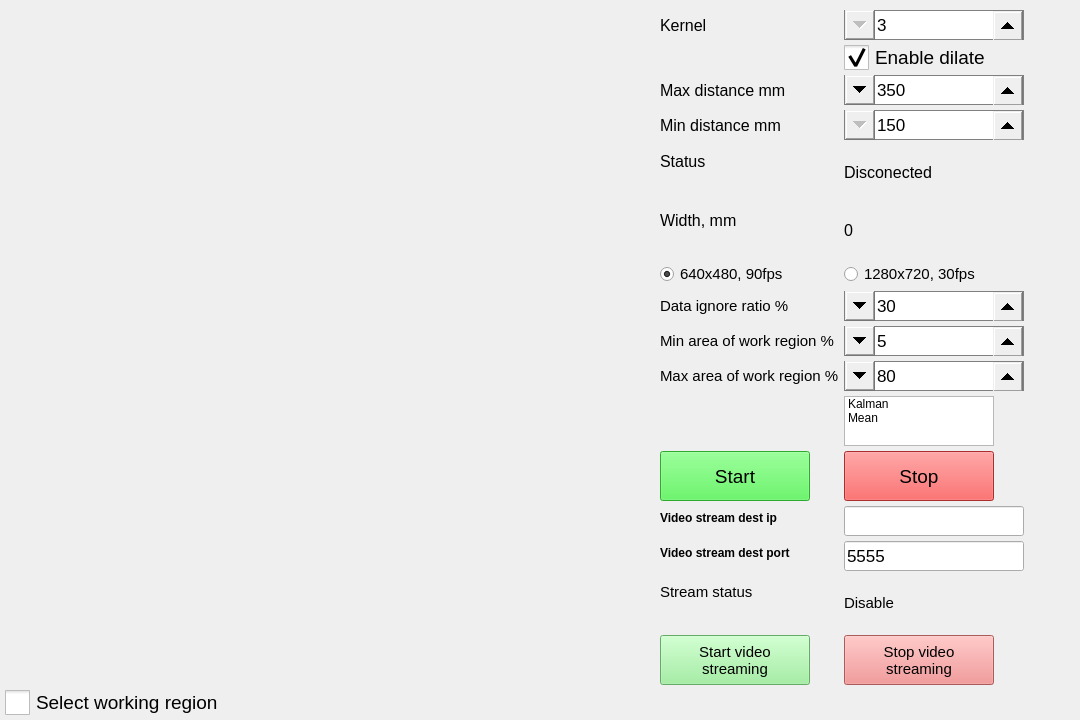
<?xml version="1.0" encoding="UTF-8"?>
<ui version="4.0">
 <class>Form</class>
 <widget class="QWidget" name="Form">
  <property name="geometry">
   <rect>
    <x>0</x>
    <y>0</y>
    <width>1080</width>
    <height>720</height>
   </rect>
  </property>
  <property name="minimumSize">
   <size>
    <width>1080</width>
    <height>720</height>
   </size>
  </property>
  <property name="maximumSize">
   <size>
    <width>1080</width>
    <height>720</height>
   </size>
  </property>
  <property name="windowTitle">
   <string>RealSense</string>
  </property>
  <layout class="QVBoxLayout" name="verticalLayout_2" stretch="0,0">
   <property name="spacing">
    <number>5</number>
   </property>
   <property name="leftMargin">
    <number>5</number>
   </property>
   <property name="topMargin">
    <number>5</number>
   </property>
   <property name="rightMargin">
    <number>5</number>
   </property>
   <property name="bottomMargin">
    <number>5</number>
   </property>
   <item>
    <layout class="QHBoxLayout" name="horizontalLayout">
     <property name="leftMargin">
      <number>5</number>
     </property>
     <item>
      <widget class="QLabel" name="lb_frames">
       <property name="minimumSize">
        <size>
         <width>640</width>
         <height>480</height>
        </size>
       </property>
       <property name="maximumSize">
        <size>
         <width>640</width>
         <height>480</height>
        </size>
       </property>
       <property name="text">
        <string/>
       </property>
      </widget>
     </item>
     <item>
      <layout class="QFormLayout" name="formLayout">
       <property name="leftMargin">
        <number>5</number>
       </property>
       <property name="topMargin">
        <number>5</number>
       </property>
       <item row="0" column="0">
        <widget class="QLabel" name="label_7">
         <property name="font">
          <font>
           <pointsize>12</pointsize>
          </font>
         </property>
         <property name="text">
          <string>Kernel</string>
         </property>
        </widget>
       </item>
       <item row="0" column="1">
        <widget class="QSpinBox" name="sb_kernel">
         <property name="minimumSize">
          <size>
           <width>150</width>
           <height>30</height>
          </size>
         </property>
         <property name="maximumSize">
          <size>
           <width>180</width>
           <height>30</height>
          </size>
         </property>
         <property name="font">
          <font>
           <pointsize>13</pointsize>
          </font>
         </property>
         <property name="styleSheet">
          <string notr="true">QSpinBox{border-width: 1px;border-style: solid; border-color: gray;}QSpinBox::down-button{  width: 30; height: 30;subcontrol-position: left;}QSpinBox::up-button{ width: 30; height: 30;}</string>
         </property>
         <property name="minimum">
          <number>3</number>
         </property>
         <property name="maximum">
          <number>7</number>
         </property>
         <property name="singleStep">
          <number>2</number>
         </property>
         <property name="value">
          <number>3</number>
         </property>
        </widget>
       </item>
       <item row="1" column="1">
        <widget class="QCheckBox" name="cb_dilate">
         <property name="font">
          <font>
           <pointsize>14</pointsize>
          </font>
         </property>
         <property name="styleSheet">
          <string notr="true">QCheckBox::indicator { width:25px; height: 25px;}</string>
         </property>
         <property name="text">
          <string>Enable dilate</string>
         </property>
         <property name="checked">
          <bool>true</bool>
         </property>
        </widget>
       </item>
       <item row="2" column="0">
        <widget class="QLabel" name="label">
         <property name="font">
          <font>
           <pointsize>12</pointsize>
          </font>
         </property>
         <property name="text">
          <string>Max distance mm</string>
         </property>
        </widget>
       </item>
       <item row="2" column="1">
        <widget class="QSpinBox" name="sb_max_d">
         <property name="minimumSize">
          <size>
           <width>150</width>
           <height>30</height>
          </size>
         </property>
         <property name="maximumSize">
          <size>
           <width>180</width>
           <height>30</height>
          </size>
         </property>
         <property name="font">
          <font>
           <pointsize>13</pointsize>
          </font>
         </property>
         <property name="styleSheet">
          <string notr="true">QSpinBox{border-width: 1px;border-style: solid; border-color: gray;}QSpinBox::down-button{  width: 30; height: 30;subcontrol-position: left;}QSpinBox::up-button{ width: 30; height: 30;}</string>
         </property>
         <property name="minimum">
          <number>150</number>
         </property>
         <property name="maximum">
          <number>1000</number>
         </property>
         <property name="singleStep">
          <number>1</number>
         </property>
         <property name="value">
          <number>350</number>
         </property>
        </widget>
       </item>
       <item row="3" column="0">
        <widget class="QLabel" name="label_2">
         <property name="font">
          <font>
           <pointsize>12</pointsize>
          </font>
         </property>
         <property name="text">
          <string>Min distance mm</string>
         </property>
        </widget>
       </item>
       <item row="3" column="1">
        <widget class="QSpinBox" name="sb_min_d">
         <property name="minimumSize">
          <size>
           <width>150</width>
           <height>30</height>
          </size>
         </property>
         <property name="maximumSize">
          <size>
           <width>180</width>
           <height>30</height>
          </size>
         </property>
         <property name="font">
          <font>
           <pointsize>13</pointsize>
          </font>
         </property>
         <property name="styleSheet">
          <string notr="true">QSpinBox{border-width: 1px;border-style: solid; border-color: gray;}QSpinBox::down-button{  width: 30; height: 30;subcontrol-position: left;}QSpinBox::up-button{ width: 30; height: 30;}</string>
         </property>
         <property name="minimum">
          <number>150</number>
         </property>
         <property name="maximum">
          <number>1000</number>
         </property>
        </widget>
       </item>
       <item row="4" column="0">
        <widget class="QLabel" name="label_9">
         <property name="font">
          <font>
           <pointsize>12</pointsize>
          </font>
         </property>
         <property name="text">
          <string>Status</string>
         </property>
        </widget>
       </item>
       <item row="4" column="1">
        <widget class="QLabel" name="lb_status">
         <property name="font">
          <font>
           <pointsize>12</pointsize>
          </font>
         </property>
         <property name="text">
          <string>Disconected</string>
         </property>
        </widget>
       </item>
       <item row="5" column="0">
        <widget class="QLabel" name="label_4">
         <property name="font">
          <font>
           <pointsize>12</pointsize>
          </font>
         </property>
         <property name="text">
          <string>Width, mm</string>
         </property>
        </widget>
       </item>
       <item row="5" column="1">
        <widget class="QLabel" name="lb_width">
         <property name="font">
          <font>
           <pointsize>12</pointsize>
          </font>
         </property>
         <property name="text">
          <string>0</string>
         </property>
        </widget>
       </item>
       <item row="6" column="0">
        <widget class="QRadioButton" name="rb_640_480">
         <property name="font">
          <font>
           <pointsize>11</pointsize>
          </font>
         </property>
         <property name="text">
          <string>640x480, 90fps</string>
         </property>
         <property name="checked">
          <bool>true</bool>
         </property>
        </widget>
       </item>
       <item row="6" column="1">
        <widget class="QRadioButton" name="rb_1280_720">
         <property name="font">
          <font>
           <pointsize>11</pointsize>
          </font>
         </property>
         <property name="text">
          <string>1280x720, 30fps</string>
         </property>
         <property name="checkable">
          <bool>false</bool>
         </property>
        </widget>
       </item>
       <item row="11" column="0">
        <spacer name="verticalSpacer">
         <property name="orientation">
          <enum>Qt::Vertical</enum>
         </property>
         <property name="sizeHint" stdset="0">
          <size>
           <width>20</width>
           <height>50</height>
          </size>
         </property>
        </spacer>
       </item>
       <item row="12" column="0">
        <widget class="QPushButton" name="pb_start">
         <property name="minimumSize">
          <size>
           <width>150</width>
           <height>50</height>
          </size>
         </property>
         <property name="maximumSize">
          <size>
           <width>150</width>
           <height>30</height>
          </size>
         </property>
         <property name="font">
          <font>
           <pointsize>14</pointsize>
          </font>
         </property>
         <property name="styleSheet">
          <string notr="true">background-color:rgb(64,238,64)</string>
         </property>
         <property name="text">
          <string>Start</string>
         </property>
        </widget>
       </item>
       <item row="12" column="1">
        <widget class="QPushButton" name="pb_stop">
         <property name="minimumSize">
          <size>
           <width>150</width>
           <height>50</height>
          </size>
         </property>
         <property name="maximumSize">
          <size>
           <width>150</width>
           <height>30</height>
          </size>
         </property>
         <property name="font">
          <font>
           <pointsize>14</pointsize>
          </font>
         </property>
         <property name="styleSheet">
          <string notr="true">background-color:rgb(240,64,64)</string>
         </property>
         <property name="text">
          <string>Stop</string>
         </property>
        </widget>
       </item>
       <item row="15" column="0">
        <widget class="QLabel" name="label_22">
         <property name="font">
          <font>
           <pointsize>11</pointsize>
          </font>
         </property>
         <property name="text">
          <string>Stream status</string>
         </property>
        </widget>
       </item>
       <item row="15" column="1">
        <widget class="QLabel" name="lb_stream_status">
         <property name="font">
          <font>
           <pointsize>11</pointsize>
          </font>
         </property>
         <property name="text">
          <string>Disable</string>
         </property>
        </widget>
       </item>
       <item row="16" column="0">
        <widget class="QPushButton" name="pb_start_video_stream">
         <property name="minimumSize">
          <size>
           <width>150</width>
           <height>50</height>
          </size>
         </property>
         <property name="maximumSize">
          <size>
           <width>150</width>
           <height>30</height>
          </size>
         </property>
         <property name="font">
          <font>
           <pointsize>11</pointsize>
          </font>
         </property>
         <property name="styleSheet">
          <string notr="true">background-color:rgb(144,238,144)</string>
         </property>
         <property name="text">
          <string>Start video
streaming</string>
         </property>
        </widget>
       </item>
       <item row="16" column="1">
        <widget class="QPushButton" name="pb_stop_video_stream">
         <property name="minimumSize">
          <size>
           <width>150</width>
           <height>50</height>
          </size>
         </property>
         <property name="maximumSize">
          <size>
           <width>150</width>
           <height>30</height>
          </size>
         </property>
         <property name="font">
          <font>
           <pointsize>11</pointsize>
          </font>
         </property>
         <property name="styleSheet">
          <string notr="true">background-color:rgb(240,128,128)</string>
         </property>
         <property name="text">
          <string>Stop video
streaming</string>
         </property>
        </widget>
       </item>
       <item row="13" column="1">
        <widget class="QLineEdit" name="le_dest_stream_ip">
         <property name="minimumSize">
          <size>
           <width>180</width>
           <height>30</height>
          </size>
         </property>
         <property name="maximumSize">
          <size>
           <width>180</width>
           <height>30</height>
          </size>
         </property>
         <property name="font">
          <font>
           <pointsize>13</pointsize>
          </font>
         </property>
        </widget>
       </item>
       <item row="13" column="0">
        <widget class="QLabel" name="label_21">
         <property name="font">
          <font>
           <pointsize>9</pointsize>
           <weight>75</weight>
           <bold>true</bold>
          </font>
         </property>
         <property name="text">
          <string>Video stream dest ip</string>
         </property>
        </widget>
       </item>
       <item row="14" column="0">
        <widget class="QLabel" name="label_23">
         <property name="font">
          <font>
           <pointsize>9</pointsize>
           <weight>75</weight>
           <bold>true</bold>
          </font>
         </property>
         <property name="text">
          <string>Video stream dest port</string>
         </property>
        </widget>
       </item>
       <item row="14" column="1">
        <widget class="QLineEdit" name="le_dest_stream_port">
         <property name="minimumSize">
          <size>
           <width>180</width>
           <height>30</height>
          </size>
         </property>
         <property name="maximumSize">
          <size>
           <width>180</width>
           <height>30</height>
          </size>
         </property>
         <property name="font">
          <font>
           <pointsize>13</pointsize>
          </font>
         </property>
         <property name="text">
          <string>5555</string>
         </property>
        </widget>
       </item>
       <item row="7" column="0">
        <widget class="QLabel" name="label_3">
         <property name="font">
          <font>
           <pointsize>11</pointsize>
          </font>
         </property>
         <property name="text">
          <string>Data ignore ratio %</string>
         </property>
        </widget>
       </item>
       <item row="7" column="1">
        <widget class="QSpinBox" name="sb_depth_dead_zone">
         <property name="minimumSize">
          <size>
           <width>150</width>
           <height>30</height>
          </size>
         </property>
         <property name="maximumSize">
          <size>
           <width>180</width>
           <height>30</height>
          </size>
         </property>
         <property name="font">
          <font>
           <pointsize>13</pointsize>
          </font>
         </property>
         <property name="styleSheet">
          <string notr="true">QSpinBox{border-width: 1px;border-style: solid; border-color: gray;}QSpinBox::down-button{  width: 30; height: 30;subcontrol-position: left;}QSpinBox::up-button{ width: 30; height: 30;}</string>
         </property>
         <property name="minimum">
          <number>5</number>
         </property>
         <property name="maximum">
          <number>85</number>
         </property>
         <property name="singleStep">
          <number>1</number>
         </property>
         <property name="value">
          <number>30</number>
         </property>
         <property name="displayIntegerBase">
          <number>10</number>
         </property>
        </widget>
       </item>
       <item row="8" column="0">
        <widget class="QLabel" name="label_5">
         <property name="font">
          <font>
           <pointsize>11</pointsize>
          </font>
         </property>
         <property name="text">
          <string>Min area of work region %</string>
         </property>
        </widget>
       </item>
       <item row="8" column="1">
        <widget class="QSpinBox" name="sb_min_area_w_region">
         <property name="minimumSize">
          <size>
           <width>150</width>
           <height>30</height>
          </size>
         </property>
         <property name="maximumSize">
          <size>
           <width>180</width>
           <height>30</height>
          </size>
         </property>
         <property name="font">
          <font>
           <pointsize>13</pointsize>
          </font>
         </property>
         <property name="styleSheet">
          <string notr="true">QSpinBox{border-width: 1px;border-style: solid; border-color: gray;}QSpinBox::down-button{  width: 30; height: 30;subcontrol-position: left;}QSpinBox::up-button{ width: 30; height: 30;}</string>
         </property>
         <property name="minimum">
          <number>1</number>
         </property>
         <property name="maximum">
          <number>80</number>
         </property>
         <property name="singleStep">
          <number>1</number>
         </property>
         <property name="value">
          <number>5</number>
         </property>
         <property name="displayIntegerBase">
          <number>10</number>
         </property>
        </widget>
       </item>
       <item row="9" column="0">
        <widget class="QLabel" name="label_15">
         <property name="font">
          <font>
           <pointsize>11</pointsize>
          </font>
         </property>
         <property name="text">
          <string>Max area of work region %</string>
         </property>
        </widget>
       </item>
       <item row="9" column="1">
        <widget class="QSpinBox" name="sb_max_area_w_region">
         <property name="minimumSize">
          <size>
           <width>150</width>
           <height>30</height>
          </size>
         </property>
         <property name="maximumSize">
          <size>
           <width>180</width>
           <height>30</height>
          </size>
         </property>
         <property name="font">
          <font>
           <pointsize>13</pointsize>
          </font>
         </property>
         <property name="styleSheet">
          <string notr="true">QSpinBox{border-width: 1px;border-style: solid; border-color: gray;}QSpinBox::down-button{  width: 30; height: 30;subcontrol-position: left;}QSpinBox::up-button{ width: 30; height: 30;}</string>
         </property>
         <property name="minimum">
          <number>1</number>
         </property>
         <property name="maximum">
          <number>100</number>
         </property>
         <property name="singleStep">
          <number>1</number>
         </property>
         <property name="value">
          <number>80</number>
         </property>
         <property name="displayIntegerBase">
          <number>10</number>
         </property>
        </widget>
       </item>
       <item row="11" column="1">
        <widget class="QListWidget" name="listWidget">
         <property name="maximumSize">
          <size>
           <width>150</width>
           <height>50</height>
          </size>
         </property>
         <item>
          <property name="text">
           <string>Kalman</string>
          </property>
         </item>
         <item>
          <property name="text">
           <string>Mean</string>
          </property>
         </item>
        </widget>
       </item>
      </layout>
     </item>
    </layout>
   </item>
   <item>
    <widget class="QCheckBox" name="cb_work_region">
     <property name="font">
      <font>
       <pointsize>14</pointsize>
      </font>
     </property>
     <property name="styleSheet">
      <string notr="true">QCheckBox::indicator { width:25px; height: 25px;}</string>
     </property>
     <property name="text">
      <string>Select working region</string>
     </property>
    </widget>
   </item>
  </layout>
 </widget>
 <resources/>
 <connections/>
</ui>
